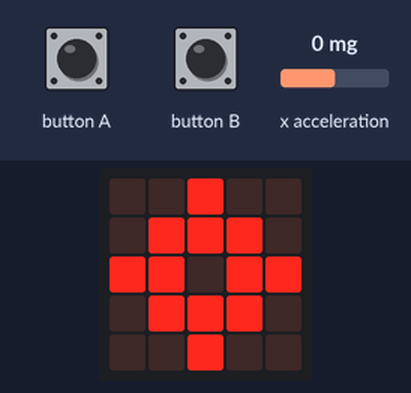
The program below on a simulated BBC micro:bit running MicroPython. Parts: the board's 5×5 LED display. The inputs (shaded band) are chosen by the test bench; at power-on: x acceleration 0 mg.

Above: at 1.2 s.
1.3 s: button A pressed for 0.15 s
At 2.6 s:
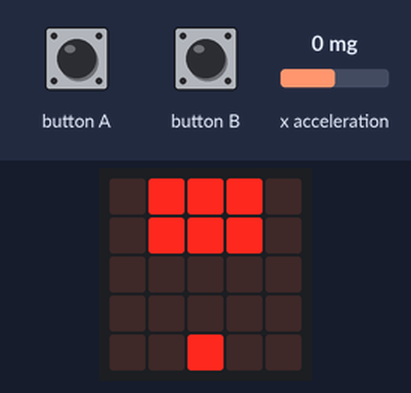
4.4 s: x acceleration set to -1440 mg
At 6.0 s:
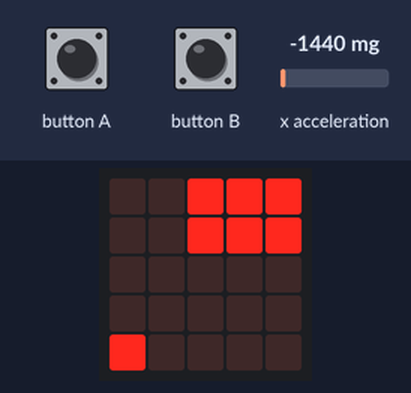
7.4 s: x acceleration set to -1 mg
9.1 s: x acceleration set to 2 mg
At 11.6 s:
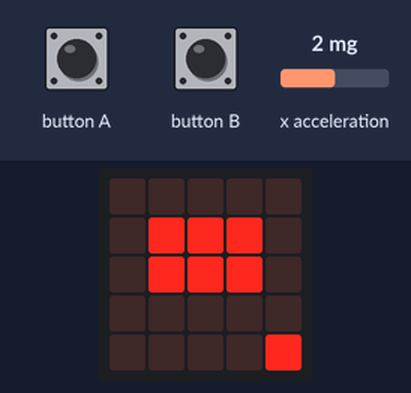
12.1 s: button A pressed for 1 s
At 12.31 s:
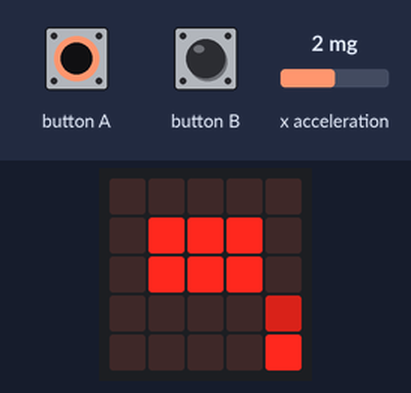
14.6 s: button A pressed for 0.15 s
At 14.78 s:
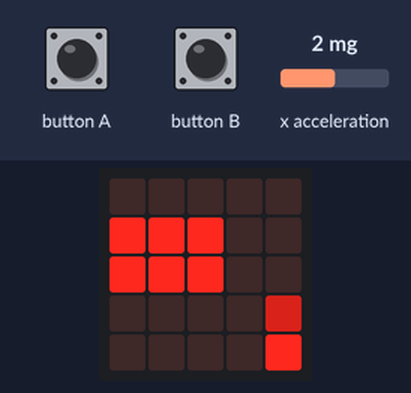
Timing chart, 0 to 17.6 s (numbered marks = the images above; inputs shaded):
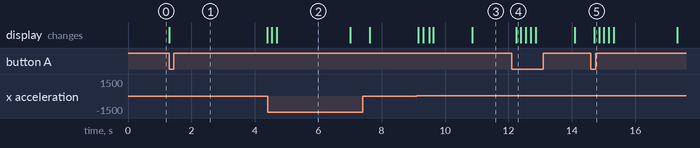

Measured:
- the behaviour switches between 0 and 1 mg on x acceleration (found by bisection; images 2 and 3)
- after the input at 1.3 s, the display: changes at once (image 1)
- after the input at 4.4 s, the display: first changes after 0.14 s (image 2 shows a later state)
- after the input at 9.1 s, the display: first changes after 0.06 s (image 3 shows a later state)
- after the input at 12.1 s, the display: changes after 0.14 s (image 4)
- after the input at 14.6 s, the display: changes after 0.10 s (image 5)
- what the display in image 2 shows lasts 2.3 s, from 4.7 s to 7.0 s

The program:

invaders_11.py
```python
from microbit import *

MIN_COORD = 0
MAX_COORD = 4


def wait_for_button():
    while not (button_a.was_pressed() or button_b.was_pressed()):
        sleep(1)

def move(sprite, x, y):
    # Simple helper function to increment x & y values in tuples (x, y),
    # returning the new values as a tuple.
    return (sprite[0] + x, sprite[1] + y)

def in_bounds(pos):
    if pos[0] < MIN_COORD or pos[0] > MAX_COORD:
        return False
    if pos[1] < MIN_COORD or pos[1] > MAX_COORD:
        return False
    return True


class Game:

    def reset(self):
        # Initial values
        self.x = 2

        self.missiles = []
        self.aliens = []  # List of alien positions.
        self.alien_velocity_x = 1  # -1 or +1 alien move direction.

        self.tick = 0  # Main loop tick, move aliens when tick=difficultyk.
        self.difficulty = 20 # Is in reverse, decrement to increase.

    def handle_input(self):
        acc_x = accelerometer.get_x()

        if acc_x < -0:
            self.x -= 1
        if acc_x > 0:
            self.x += 1

        # Constrain to width of the display.
        if self.x > MAX_COORD:
            self.x = MAX_COORD

        if self.x < MIN_COORD:
            self.x = MIN_COORD

        if button_a.was_pressed():
            # Add missile at our current position.
            self.missiles.append((self.x, 4))

    def add_aliens(self):
        self.aliens = [(1, 0), (2, 0), (3, 0), (1, 1), (2, 1), (3, 1)]

    def advance_aliens(self):
        for x, y in self.aliens:
            if (
                (self.alien_velocity_x == -1 and x == MIN_COORD) or
                (self.alien_velocity_x == +1 and x == MAX_COORD)
            ):
                # If any aliens are at the far edge, increment y, and reverse x velocity.
                self.alien_velocity_x = -self.alien_velocity_x
                # Move down one row.
                self.aliens = [move(alien, 0, 1) for alien in self.aliens]
                # Remove aliens that have moved off the bottom of the screen.
                self.aliens = [alien for alien in self.aliens if in_bounds(alien)]
                return True # No other move this time.

    def aliens_can_move(self):
        self.tick += 1
        if self.tick > self.difficulty:
            self.tick = 0
            return True

    def move_aliens(self):
        self.aliens = [move(alien, self.alien_velocity_x, 0) for alien in self.aliens]

    def move_missiles(self):
        # Advance positions of missiles (upwards).
        self.missiles = [move(missile, 0, -1) for missile in self.missiles]
        # Remove missiles that have moved out of bounds (off top of screen).
        self.missiles = [missile for missile in self.missiles if in_bounds(missile)]

    # tag::check_collisions[]
    def check_collisions(self):
        for missile in self.missiles[:]:  # Iterate a copy.
            if missile in self.aliens:
                # Since we store by coordinates, we can remove using the missile coords.
                self.aliens.remove(missile)
                self.missiles.remove(missile)
    # end::check_collisions[]

    def draw(self):
        display.clear()

        # Draw the alien positions.
        for pos in self.aliens:
            display.set_pixel(pos[0], pos[1], 9)

        # Draw the missile positions.
        for pos in self.missiles:
            display.set_pixel(pos[0], pos[1], 5)

        display.set_pixel(self.x, 4, 9)

    def game_over(self):
        # Game over if we collide with an alien.
        return (self.x, 4) in self.aliens


display.show(Image.TARGET)
wait_for_button()

game = Game() # Create our game object.
game.reset() # Reset the game state.
game.add_aliens()

# tag::game_loop[]
while not game.game_over():
    game.handle_input()
    if game.aliens_can_move():
        # We either move OR advance, not both.
        if not game.advance_aliens():
            game.move_aliens()
    game.move_missiles()
    game.draw()
    game.check_collisions()

    sleep(150)
# end::game_loop[]
```
